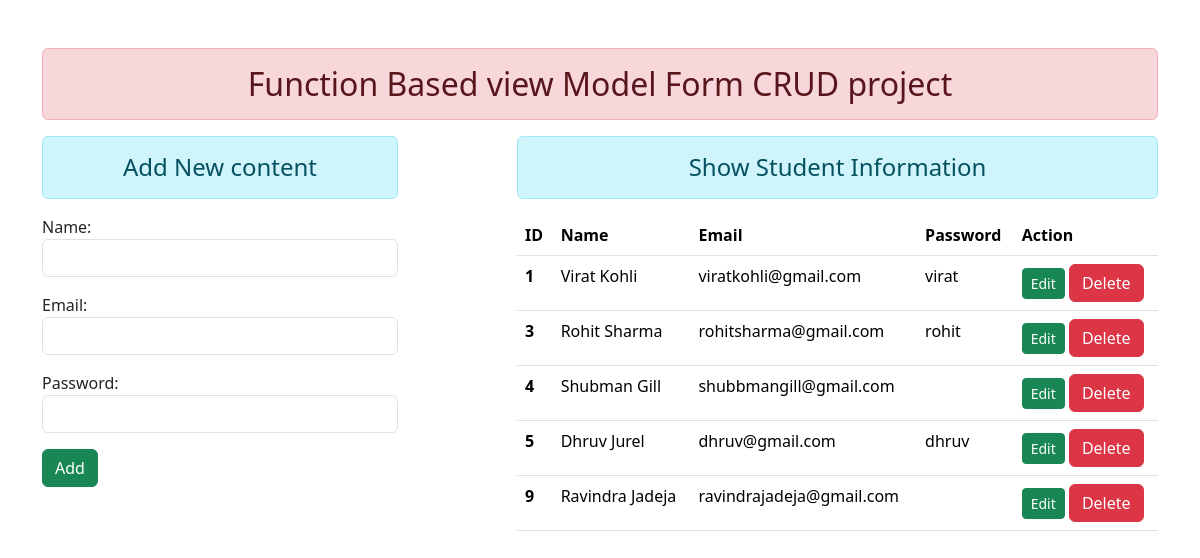
The page / on the database its author committed.
### enroll/models.py (models this page shows)
class User(models.Model):
    name = models.CharField(max_length=70)
    email = models.EmailField(max_length=100)
    password = models.CharField(max_length=70)

### enroll/views.py (the view)
# urls.py: path('', views.add_show,name='addandshow'),
def add_show(request):
    if request.method == 'POST':
        fm = StudentRegistration(request.POST)
        if fm.is_valid():
            nm = fm.cleaned_data['name']
            em = fm.cleaned_data['email']
            pw = fm.cleaned_data['password']
            reg = User(name=nm,email=em,password=pw)
            reg.save()
            fm = StudentRegistration()
    else:
        fm = StudentRegistration()
    stud = User.objects.all()
    return render(request,'enroll/addandshow.html',{'form':fm,'stu':stud})

### enroll/forms.py
class StudentRegistration(forms.ModelForm):
    class Meta:
        model = User
        fields = ['name','email','password']
        widgets = {
            'name':forms.TextInput(attrs={'class':'form-control'}),
            'email':forms.EmailInput(attrs={'class':'form-control'}),
            'password':forms.PasswordInput(render_value=True, attrs={'class':'form-control'}),
        }

### enroll/templates/enroll/addandshow.html (shortened to what this page needs)
{% extends 'enroll/base.html' %}
{% block content %}
<div class="row">
    <div class="col-sm-4">
        <h4 class="text-center alert alert-info">Add New content</h4>
    <form action="" method="POST">
    {{form.as_p}}
    <input type="submit" class="btn btn-success" value="Add">
    </form>
    </div>
    <div class="col-sm-7 offset-1">
        <h4 class="text-center alert alert-info">Show Student Information</h4>
        {% if stu %}
        <table class="table table-hover">
            <thead>
              <tr>
                <th scope="col">ID</th>
                <th scope="col">Name</th>
                <th scope="col">Email</th>
                <th scope="col">Password</th>
                <th scope="col">Action</th>
              </tr>
            </thead>
            <tbody>
                {% for st in stu %}
              <tr>
                <th scope="row">{{st.id}}</th>
                <td>{{st.name}}</td>
                <td>{{st.email}}</td>
                <td>{{st.password}}</td>
                <td>
                <a href="{% url 'updatedata' st.id %}" class="btn btn-success btn-sm">Edit</a>
              <form action="{% url 'deletedata' st.id %}" method="post" class="d-inline">{% csrf_token %}
                <input type="submit" class="btn btn-danger" value="Delete">
              </form>
              </td>
              </tr>
             {% endfor %}
            </tbody>
          </table>
        {% else %}
         <h4 class="text-center alert alert-info">No Records</h4>
        {% endif %}
    </div>
</div>
{% endblock content %}

### enroll/templates/enroll/base.html (shortened to what this page needs)
<!DOCTYPE html>
{% load static %}
<html lang="en">
<head>
    <link rel="stylesheet" href="{% static 'enroll/css/bootstrap.css' %}">
</head>
<body>
    <div class="container mt-5">
        <h2 class="text-center alert alert-danger">Function Based view Model Form CRUD project</h2>
        {% block content %}
        {% endblock content %}
    </div>
</body>
</html>

### rows shown on the page
User: id "1", name "Virat Kohli", email "viratkohli@gmail.com", password "virat"
User: id "3", name "Rohit Sharma", email "rohitsharma@gmail.com", password "rohit"
User: id "4", name "Shubman Gill", email "shubbmangill@gmail.com"
User: id "5", name "Dhruv Jurel", email "dhruv@gmail.com", password "dhruv"
User: id "9", name "Ravindra Jadeja", email "ravindrajadeja@gmail.com"
